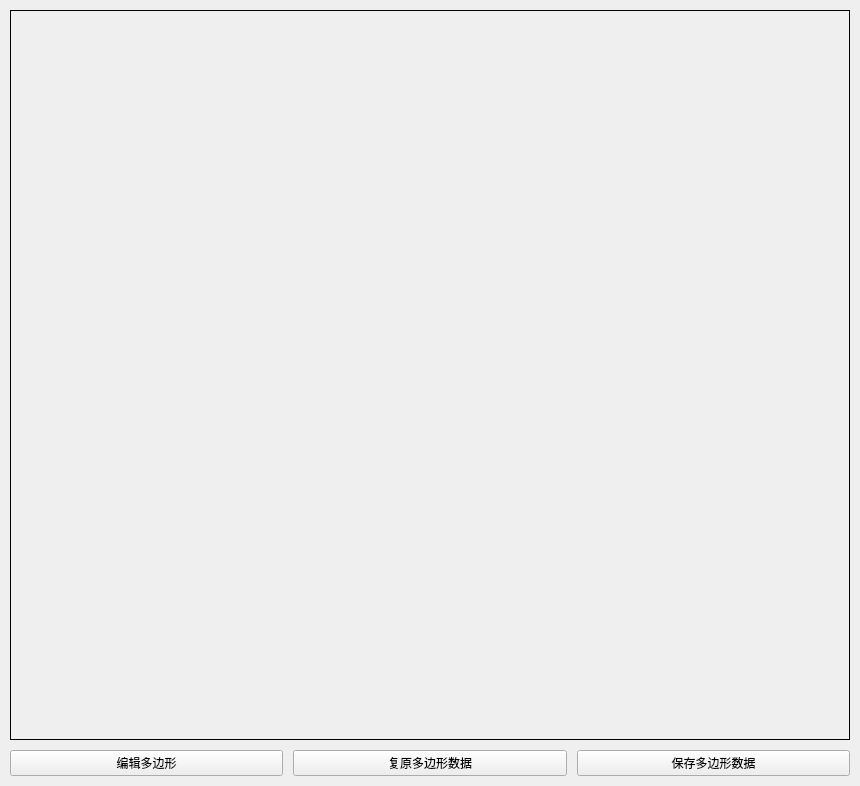
<?xml version="1.0" encoding="UTF-8"?>
<ui version="4.0">
 <class>MainWindow</class>
 <widget class="QMainWindow" name="MainWindow">
  <property name="windowModality">
   <enum>Qt::WindowModal</enum>
  </property>
  <property name="geometry">
   <rect>
    <x>0</x>
    <y>0</y>
    <width>860</width>
    <height>786</height>
   </rect>
  </property>
  <property name="sizePolicy">
   <sizepolicy hsizetype="Fixed" vsizetype="Fixed">
    <horstretch>0</horstretch>
    <verstretch>0</verstretch>
   </sizepolicy>
  </property>
  <property name="minimumSize">
   <size>
    <width>40</width>
    <height>40</height>
   </size>
  </property>
  <property name="contextMenuPolicy">
   <enum>Qt::PreventContextMenu</enum>
  </property>
  <property name="windowTitle">
   <string/>
  </property>
  <property name="windowIcon">
   <iconset theme="camera-video"/>
  </property>
  <property name="styleSheet">
   <string notr="true"/>
  </property>
  <property name="iconSize">
   <size>
    <width>24</width>
    <height>22</height>
   </size>
  </property>
  <widget class="QWidget" name="centralwidget">
   <layout class="QVBoxLayout" name="verticalLayout_2">
    <property name="spacing">
     <number>10</number>
    </property>
    <property name="leftMargin">
     <number>10</number>
    </property>
    <property name="topMargin">
     <number>10</number>
    </property>
    <property name="rightMargin">
     <number>10</number>
    </property>
    <property name="bottomMargin">
     <number>10</number>
    </property>
    <item>
     <widget class="MapWidget" name="map_widget" native="true">
      <property name="sizePolicy">
       <sizepolicy hsizetype="Preferred" vsizetype="Expanding">
        <horstretch>0</horstretch>
        <verstretch>0</verstretch>
       </sizepolicy>
      </property>
      <property name="styleSheet">
       <string notr="true">border:1px solid black</string>
      </property>
     </widget>
    </item>
    <item>
     <layout class="QHBoxLayout" name="horizontalLayout">
      <item>
       <widget class="QPushButton" name="edit_poly_btn">
        <property name="text">
         <string>编辑多边形</string>
        </property>
       </widget>
      </item>
      <item>
       <widget class="QPushButton" name="restore_poly_btn">
        <property name="text">
         <string>复原多边形数据</string>
        </property>
       </widget>
      </item>
      <item>
       <widget class="QPushButton" name="save_poly_btn">
        <property name="text">
         <string>保存多边形数据</string>
        </property>
       </widget>
      </item>
     </layout>
    </item>
   </layout>
  </widget>
 </widget>
 <customwidgets>
  <customwidget>
   <class>MapWidget</class>
   <extends>QWidget</extends>
   <header>widgets/map_widget</header>
   <container>1</container>
  </customwidget>
 </customwidgets>
 <resources/>
 <connections/>
</ui>
